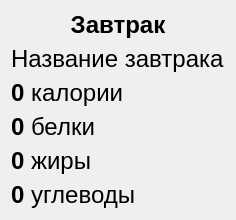
                      <widget class="QWidget" name="meal_breakPage">
                       <layout class="QHBoxLayout" name="horizontalLayout_50">
                        <item>
                         <layout class="QVBoxLayout" name="verticalLayout_72">
                          <item>
                           <widget class="QLabel" name="label_59">
                            <property name="text">
                             <string>&lt;html&gt;&lt;head/&gt;&lt;body&gt;&lt;p align=&quot;center&quot;&gt;&lt;span style=&quot; font-size:18pt; font-weight:600;&quot;&gt;Завтрак&lt;/span&gt;&lt;/p&gt;&lt;/body&gt;&lt;/html&gt;</string>
                            </property>
                           </widget>
                          </item>
                          <item>
                           <widget class="QLabel" name="label_60">
                            <property name="text">
                             <string>&lt;html&gt;&lt;head/&gt;&lt;body&gt;&lt;p&gt;&lt;span style=&quot; font-size:18pt;&quot;&gt;Название завтрака&lt;/span&gt;&lt;/p&gt;&lt;/body&gt;&lt;/html&gt;</string>
                            </property>
                           </widget>
                          </item>
                          <item>
                           <widget class="QLabel" name="label_62">
                            <property name="text">
                             <string>&lt;html&gt;&lt;head/&gt;&lt;body&gt;&lt;p&gt;&lt;span style=&quot; font-size:18pt; font-weight:600;&quot;&gt;0 &lt;/span&gt;&lt;span style=&quot; font-size:18pt;&quot;&gt;калории&lt;/span&gt;&lt;/p&gt;&lt;/body&gt;&lt;/html&gt;</string>
                            </property>
                           </widget>
                          </item>
                          <item>
                           <widget class="QLabel" name="label_63">
                            <property name="text">
                             <string>&lt;html&gt;&lt;head/&gt;&lt;body&gt;&lt;p&gt;&lt;span style=&quot; font-size:18pt; font-weight:600;&quot;&gt;0 &lt;/span&gt;&lt;span style=&quot; font-size:18pt;&quot;&gt;белки&lt;/span&gt;&lt;/p&gt;&lt;/body&gt;&lt;/html&gt;</string>
                            </property>
                           </widget>
                          </item>
                          <item>
                           <widget class="QLabel" name="label_64">
                            <property name="text">
                             <string>&lt;html&gt;&lt;head/&gt;&lt;body&gt;&lt;p&gt;&lt;span style=&quot; font-size:18pt; font-weight:600;&quot;&gt;0 &lt;/span&gt;&lt;span style=&quot; font-size:18pt;&quot;&gt;жиры&lt;/span&gt;&lt;/p&gt;&lt;/body&gt;&lt;/html&gt;</string>
                            </property>
                           </widget>
                          </item>
                          <item>
                           <widget class="QLabel" name="label_65">
                            <property name="text">
                             <string>&lt;html&gt;&lt;head/&gt;&lt;body&gt;&lt;p&gt;&lt;span style=&quot; font-size:18pt; font-weight:600;&quot;&gt;0 &lt;/span&gt;&lt;span style=&quot; font-size:18pt;&quot;&gt;углеводы&lt;/span&gt;&lt;/p&gt;&lt;/body&gt;&lt;/html&gt;</string>
                            </property>
                           </widget>
                          </item>
                         </layout>
                        </item>
                       </layout>
                      </widget>
